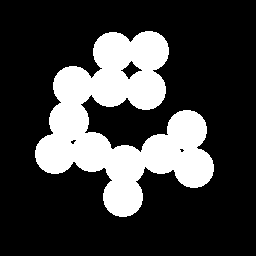
%> input picture Jay/hw11/circles.tif, 256 x 256 px
$ octave hw8_2.m   (GNU Octave 9; MATLAB toolbox functions it lacks are replaced by stand-ins)
%> lines starting %> are read from the running program, lines starting %| are printed output that depends on the picture; in (x1, y1, x2, y2) boxes, pixels count from 0 and x2, y2 are one past the last pixel; in counts of white or black regions, pixels touching at a corner belong together; the program's own positions count from 1
clear;
clc;
c=imread('circles.tif');
%> c: size 256x256 logical; 24% white; 1 white region, box (x1, y1, x2, y2) and area: (35, 31, 214, 217) 15743
x=ones(256,1)*[1:256];
c2=double(c).*(x/2+50)+(1-double(c)).*x/2;
c3=uint8(255*mat2gray(c2));
figure,subplot(1,2,1),imshow(c3)
cut1=c3(:,1:64);
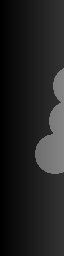
%> cut1: size 256x64 uint8; min 0, max 133, mean 33.9
cut2=c3(:,65:128);
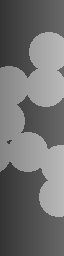
%> cut2: size 256x64 uint8; min 52, max 185, mean 112.5
cut3=c3(:,129:192);
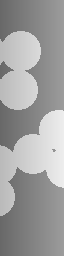
%> cut3: size 256x64 uint8; min 104, max 237, mean 159.6
cut4=c3(:,193:256);
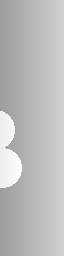
%> cut4: size 256x64 uint8; min 156, max 255, mean 187.8
graythreashpicture1=graythresh(cut1);
%> graythreashpicture1 = 0.314
graythreashpicture2=graythresh(cut2);
%> graythreashpicture2 = 0.463
graythreashpicture3=graythresh(cut3);
%> graythreashpicture3 = 0.669
graythreashpicture4=graythresh(cut4);
%> graythreashpicture4 = 0.749
change1=c3(:,1:64)>graythreashpicture1*255;
change2=c3(:,65:128)>graythreashpicture2*255;
change3=c3(:,129:192)>graythreashpicture3*255;
change4=c3(:,193:256)>graythreashpicture4*310;
for i=1:1:256
    for j=1:1:64
        answer(i,j)=change1(i,j);
    end
end
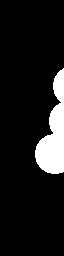
%> answer: size 256x64 logical; 10.1% white; 1 white region, box (x1, y1, x2, y2) and area: (35, 68, 64, 174) 1660
for i=1:1:256
    for j=1:1:64
        answer(i,j+64)=change2(i,j);
    end
end
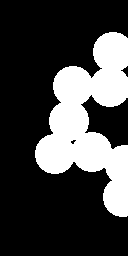
%> answer: size 256x128 logical; 26.4% white; 1 white region, box (x1, y1, x2, y2) and area: (35, 32, 128, 217) 8642
for i=1:1:256
    for j=1:1:64
        answer(i,j+128)=change3(i,j);
    end
end
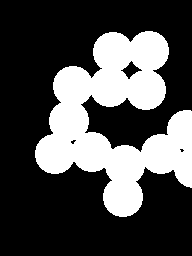
%> answer: size 256x192 logical; 29.7% white; 1 white region, box (x1, y1, x2, y2) and area: (35, 31, 192, 217) 14600
for i=1:1:256
    for j=1:1:64

        answer(i,j+192)=change4(i,j);
    end
end
subplot(1,2,2),imshow(answer,[])
